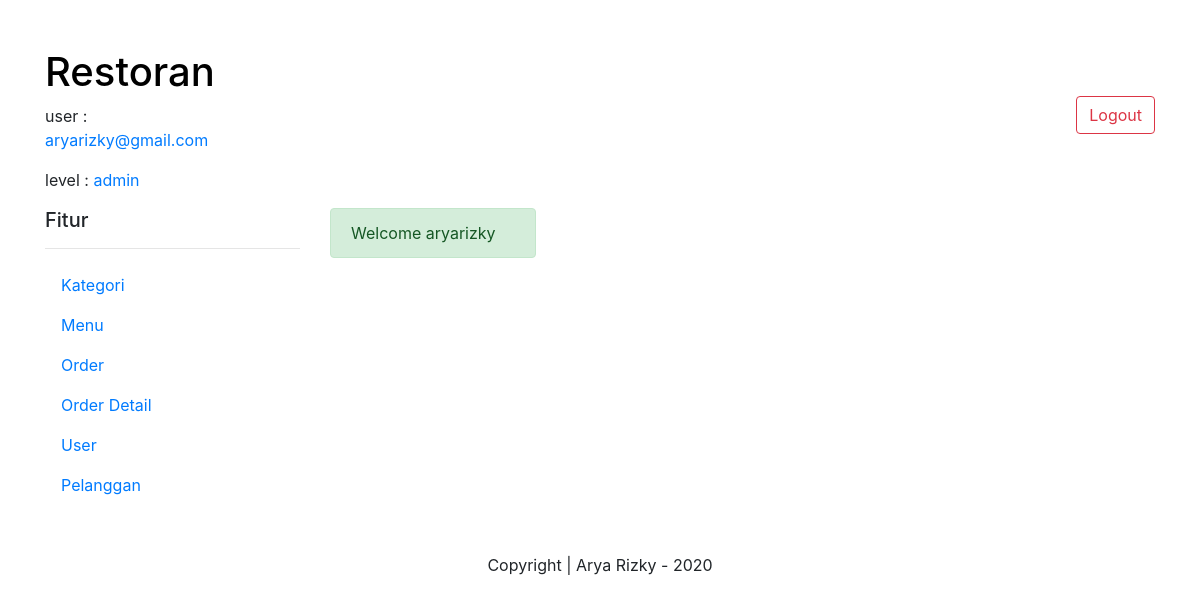
The app's page /admin/index.php (signed in) with its own data.
### tables this page shows
CREATE TABLE `tabel_user` (
  `id_user` int(11) NOT NULL,
  `nama` varchar(100) NOT NULL,
  `email` varchar(100) NOT NULL,
  `password` varchar(255) NOT NULL,
  `level` varchar(100) NOT NULL,
  `aktif` int(11) NOT NULL DEFAULT '1'
);

### database_controller.php (called while the page is built, shortened)
<?php
  class Database {
	  private   $host = "localhost",
	            $user = "root",
	            $password = "",
	            $database = "database_restoran",
	            $koneksi;
	  public function __construct () {
                 $this->koneksi = $this->connectDB();
	  }
	  public function connectDB () {
	           return $koneksi = mysqli_connect ( $this->host, $this->user, $this->password, $this->database );
 	  }
 	  public function getItem ($sql) {
                 $result = mysqli_query ( $this->koneksi, $sql );
                 $row = mysqli_fetch_assoc ( $result );
                 return $row;
 	  }
 }
 ?>

### admin/index.php (the view, shortened to what this page needs)
<?php
  require_once "../database_controller.php";
  $database = new Database();
  $idUser = $_SESSION["id"];
  $data = $database->getItem("SELECT * FROM tabel_user WHERE id_user=$idUser");
?>
<!DOCTYPE html>
<html>
<head>
	<link rel="stylesheet" href="https://stackpath.bootstrapcdn.com/bootstrap/4.4.1/css/bootstrap.min.css">
	<link rel="stylesheet" type="text/css" href="https://stackpath.bootstrapcdn.com/font-awesome/4.7.0/css/font-awesome.min.css">
</head>
<body>
<div class="container" >
	<div class="row mt-5" >
	 	<div class="col-md-3" >
	        <h1> <a href="index.php" style="text-decoration: none; color: black">Restoran</a>  </h1>
	        <p class="float-left mr-5" >user : <a href="?folder=user&menu=update_user&id=<?= $_SESSION["id"] ?>"> <?= $data["email"] ?> </a> </p>
	        <p class="float-left mr-5" >level : <a href="?folder=user&menu=update_user&id=<?= $_SESSION["id"] ?>"> <?= $data["level"] ?> </a> </p>
	 	</div>
	 	<div class="col-md-9" >
	        <a href="logout.php"><button type="button" class="btn btn-outline-danger float-right mt-5"> Logout </button></a>
	 	</div>
	</div>
	<div class="row" >
	    <div class="col-md-3" >
	    	<h5> Fitur </h5>
	    	<hr>
	        <ul class="nav flex-column">
	        	<?php if ( $data["level"] == "admin" ) : ?>
	            <li class="nav-item">
	               <a class="nav-link active" href="?folder=kategori&menu=select"> Kategori </a>
	            </li>
	            <li class="nav-item">
	               <a class="nav-link active" href="?folder=menu&menu=select"> Menu </a>
	            </li>
	            <li class="nav-item">
	               <a class="nav-link active" href="?folder=order&menu=select"> Order </a>
	            </li>
	            <li class="nav-item">
	               <a class="nav-link active" href="?folder=order_detail&menu=select"> Order Detail </a>
	            </li>
	            <li class="nav-item">
	               <a class="nav-link active" href="?folder=user&menu=select"> User </a>
	            </li>
	            <li class="nav-item">
	               <a class="nav-link active" href="?folder=pelanggan&menu=select"> Pelanggan </a>
	            </li>
	            <?php elseif ( $data["level"] == "koki" )  : ?>
	              <li class="nav-item">
	                 <a class="nav-link active" href="?folder=order_detail&menu=select"> Order Detail </a>
	              </li>
	            <?php endif; ?>
	        </ul>
	    </div>
	    <div class="col-md-9" >
	        <?php if ( isset ( $_GET["folder"] ) && isset ( $_GET["menu"] ) ) : ?>
	      	  <?php
                $folder = $_GET["folder"];
                $menu   = $_GET["menu"];
                $file   = "../menu/".$folder."/".$menu.".php";
                require_once $file;
	      	  ?>
	      	  <?php else : ?>
	      	    <div class="alert alert-success w-25 mr-5" role="alert"> Welcome <?= $data["nama"] ?> </div>
	      	  <?php endif; ?>
	    </div>
    </div>
	<div class="row" >
	    <div class="col mt-5" >
	        <p class="text-center"> Copyright | Arya Rizky - 2020 </p>
	 	</div>
	</div>
</div>
</body>
</html>

### records on screen
tabel_user: email "aryarizky@gmail.com", level "admin", nama "aryarizky"
